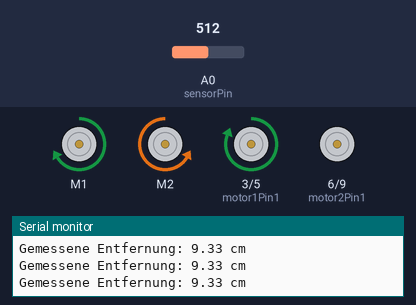
A sketch run on a simulated Arduino Uno, built with avr-gcc and run on an emulated ATmega328P. Shown: 2 × DC motor (green arrow = forward, orange = backward, longer = faster), motor-driver pin pairs drawn as motors (green arrow = first pin HIGH = forward, orange = second pin HIGH = backward, longer = more drive), the last lines printed to the serial monitor. Inputs (shaded band) come from the test bench; at power-on: A0 (sensorPin) = 512.

Above: at 1.2 s.
1.3 s: A0 (sensorPin) set to 299
4.3 s: A0 (sensorPin) set to 276
At 4.9 s:
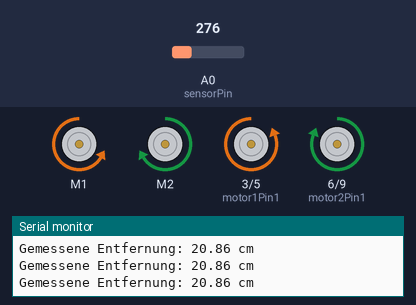
5.8 s: A0 (sensorPin) set to 166
8.8 s: A0 (sensorPin) set to 148
At 9.3 s:
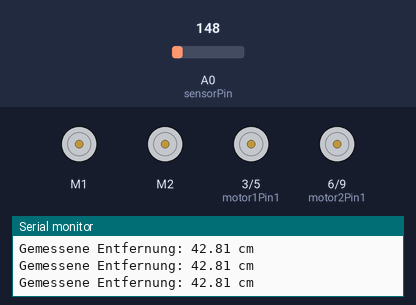
10.3 s: A0 (sensorPin) set to 306
At 11.5 s:
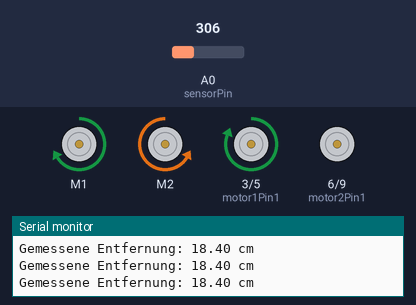
11.8 s: A0 (sensorPin) set to 122
At 12.6 s:
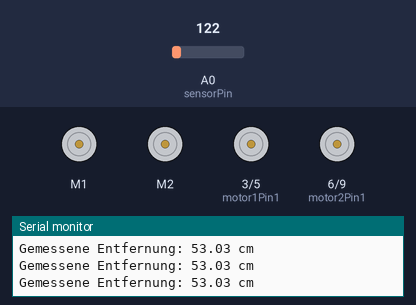
Timing chart, 0 to 14.8 s (numbered marks = the images above; inputs shaded):
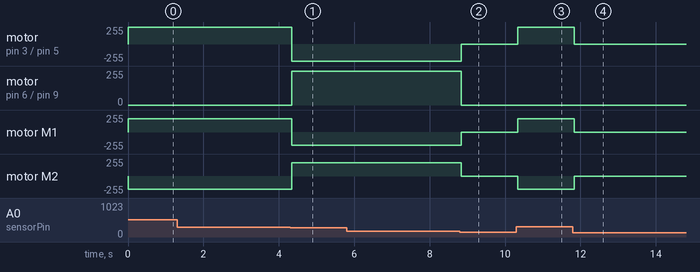

Measured:
- the behaviour switches between 286 and 285 on A0 (sensorPin) (found by bisection; images 0 and 1)
- the behaviour switches between 158 and 157 on A0 (sensorPin) (found by bisection; images 1 and 2)
- after the input at 4.3 s, motor on pin 3 (motor1Pin1) / pin 5 (motor1Pin2): forward 255/255 → backward 255/255 after 0.05 s; motor on pin 6 (motor2Pin1) / pin 9 (motor2Pin2): stopped → forward 255/255 after 0.05 s; motor M1: forward 200/255 → backward 200/255 after 0.05 s; motor M2: backward 200/255 → forward 200/255 after 0.05 s
- after the input at 8.8 s, motor on pin 3 (motor1Pin1) / pin 5 (motor1Pin2): backward 255/255 → stopped at once; motor on pin 6 (motor2Pin1) / pin 9 (motor2Pin2): forward 255/255 → stopped at once; motor M1: backward 200/255 → stopped at once; motor M2: forward 200/255 → stopped at once
- after the input at 10.3 s, motor on pin 3 (motor1Pin1) / pin 5 (motor1Pin2): stopped → forward 255/255 at once; motor M1: stopped → forward 200/255 at once; motor M2: stopped → backward 200/255 at once
- after the input at 11.8 s, motor on pin 3 (motor1Pin1) / pin 5 (motor1Pin2): forward 255/255 → stopped at once; motor M1: forward 200/255 → stopped at once; motor M2: backward 200/255 → stopped at once

The sketch:

Motor.ino
```cpp
#include <AFMotor.h>

const int sensorPin = A0;
const int motor1Pin1 = 3;
const int motor1Pin2 = 5;
const int motor2Pin1 = 6;
const int motor2Pin2 = 9;

AF_DCMotor motor1(1);
AF_DCMotor motor2(2);

void setup() {
  Serial.begin(9600);
  motor1.setSpeed(200);
  motor2.setSpeed(200);
  pinMode(motor1Pin1, OUTPUT);
  pinMode(motor1Pin2, OUTPUT);
  pinMode(motor2Pin1, OUTPUT);
  pinMode(motor2Pin2, OUTPUT);
}

void loop() {
  int sensorValue = analogRead(sensorPin);
  float distance = (6787.0 / (sensorValue - 3.0)) - 4.0;

  Serial.print("Gemessene Entfernung: ");
  Serial.print(distance);
  Serial.println(" cm");

  if (distance < 20) {
    // Motor 1 vorwärts, Motor 2 rückwärts
    analogWrite(motor1Pin1, 255);
    analogWrite(motor1Pin2, 0);
    analogWrite(motor2Pin1, 0);
    analogWrite(motor2Pin2, 0);
    motor1.run(FORWARD);
    motor2.run(BACKWARD);

  } else if (distance >= 20 && distance < 40) {
    // Motor 1 rückwärts, Motor 2 vorwärts
    analogWrite(motor1Pin1, 0);
    analogWrite(motor1Pin2, 255);
    analogWrite(motor2Pin1, 255);
    analogWrite(motor2Pin2, 0);
    motor1.run(BACKWARD);
    motor2.run(FORWARD);

  } else {
    // Alle Motoren stoppen
    analogWrite(motor1Pin1, 0);
    analogWrite(motor1Pin2, 0);
    analogWrite(motor2Pin1, 0);
    analogWrite(motor2Pin2, 0);
    motor1.run(RELEASE);
    motor2.run(RELEASE);

  }


}
```
